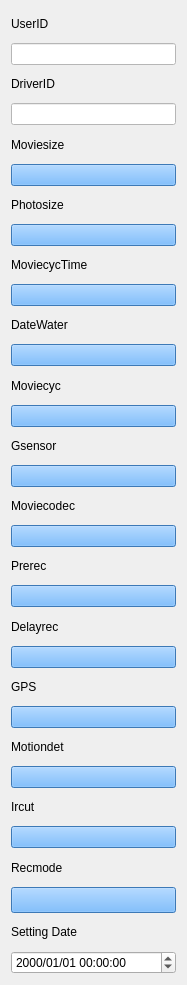
   <widget class="QWidget" name="scrollAreaWidgetContents">
    <property name="geometry">
     <rect>
      <x>0</x>
      <y>0</y>
      <width>177</width>
      <height>985</height>
     </rect>
    </property>
    <property name="styleSheet">
     <string notr="true"/>
    </property>
    <layout class="QVBoxLayout" name="verticalLayout">
     <item>
      <widget class="QLabel" name="label_18">
       <property name="text">
        <string>UserID</string>
       </property>
      </widget>
     </item>
     <item>
      <widget class="QLineEdit" name="lineEdit_UserId">
       <property name="sizePolicy">
        <sizepolicy hsizetype="Preferred" vsizetype="Fixed">
         <horstretch>0</horstretch>
         <verstretch>0</verstretch>
        </sizepolicy>
       </property>
       <property name="styleSheet">
        <string notr="true">QLineEdit{
background-color: #FFFFFF;
}
QLineEdit:disabled{
background-color: #CCCCCC;
color: #787878;
}</string>
       </property>
      </widget>
     </item>
     <item>
      <widget class="QLabel" name="label_19">
       <property name="text">
        <string>DriverID</string>
       </property>
      </widget>
     </item>
     <item>
      <widget class="QLineEdit" name="lineEdit_DriverId">
       <property name="sizePolicy">
        <sizepolicy hsizetype="Preferred" vsizetype="Fixed">
         <horstretch>0</horstretch>
         <verstretch>0</verstretch>
        </sizepolicy>
       </property>
       <property name="styleSheet">
        <string notr="true">QLineEdit{
background-color: #FFFFFF;
}
QLineEdit:disabled{
background-color: #CCCCCC;
color: #787878;
}</string>
       </property>
      </widget>
     </item>
     <item>
      <widget class="QLabel" name="label_3">
       <property name="text">
        <string>Moviesize</string>
       </property>
      </widget>
     </item>
     <item>
      <widget class="QComboBox" name="comboBox_Moviesize">
       <property name="sizePolicy">
        <sizepolicy hsizetype="Preferred" vsizetype="Fixed">
         <horstretch>0</horstretch>
         <verstretch>0</verstretch>
        </sizepolicy>
       </property>
       <property name="styleSheet">
        <string notr="true">QComboBox QAbstractItemView{
background:#FFFFFF;
}
QComboBox {
    color: rgb(255, 255, 255);
    background: rgb(85, 170, 255);
	font:12px;
}
QComboBox:disabled{
background-color: #CCCCCC;
color: #787878;
}
QComboBox::drop-down {
    subcontrol-origin: padding;   /* 子控件在父元素中的原点矩形。如果未指定此属性，则默认为padding。 */
    subcontrol-position: top right;   /* 下拉框的位置（右上） */
    width: 20px;   /* 下拉框的宽度 */

    border-left-style: solid;   /* 下拉框的左边界线为实线 */
    border-top-right-radius: 3px;   /* 下拉框的右上边界线的圆角半径（应和整个QComboBox右上边界线的圆角半径一致） */
    border-bottom-right-radius: 3px;   /* 同上 */
}
QComboBox::down-arrow { 
    width: 20px;
	image: url(:/image/down-arrow.png);
} 
QComboBox::down-arrow:on { 
	image: url(:/image/down-arrow.png);
 }</string>
       </property>
       <property name="currentIndex">
        <number>-1</number>
       </property>
       <item>
        <property name="text">
         <string>MovieSize1440p</string>
        </property>
       </item>
       <item>
        <property name="text">
         <string>MovieSize1296p</string>
        </property>
       </item>
       <item>
        <property name="text">
         <string>MovieSize1080p60</string>
        </property>
       </item>
       <item>
        <property name="text">
         <string>MovieSize1080p30</string>
        </property>
       </item>
       <item>
        <property name="text">
         <string>MovieSize720p60</string>
        </property>
       </item>
       <item>
        <property name="text">
         <string>MovieSize720p30</string>
        </property>
       </item>
       <item>
        <property name="text">
         <string>MovieSizewvga</string>
        </property>
       </item>
       <item>
        <property name="text">
         <string>MovieSizevga</string>
        </property>
       </item>
      </widget>
     </item>
     <item>
      <widget class="QLabel" name="label_4">
       <property name="text">
        <string>Photosize</string>
       </property>
      </widget>
     </item>
     <item>
      <widget class="QComboBox" name="comboBox_Photosize">
       <property name="sizePolicy">
        <sizepolicy hsizetype="Preferred" vsizetype="Fixed">
         <horstretch>0</horstretch>
         <verstretch>0</verstretch>
        </sizepolicy>
       </property>
       <property name="styleSheet">
        <string notr="true">QComboBox QAbstractItemView{
background:#FFFFFF;
}
QComboBox {
    color: rgb(255, 255, 255);
    background: rgb(85, 170, 255);
	font:12px;
}
QComboBox:disabled{
background-color: #CCCCCC;
color: #787878;
}
QComboBox::drop-down {
    subcontrol-origin: padding;   /* 子控件在父元素中的原点矩形。如果未指定此属性，则默认为padding。 */
    subcontrol-position: top right;   /* 下拉框的位置（右上） */
    width: 20px;   /* 下拉框的宽度 */

    border-left-style: solid;   /* 下拉框的左边界线为实线 */
    border-top-right-radius: 3px;   /* 下拉框的右上边界线的圆角半径（应和整个QComboBox右上边界线的圆角半径一致） */
    border-bottom-right-radius: 3px;   /* 同上 */
}
QComboBox::down-arrow { 
    width: 20px;
	image: url(:/image/down-arrow.png);
} 
QComboBox::down-arrow:on { 
	image: url(:/image/down-arrow.png);
 }</string>
       </property>
       <property name="currentIndex">
        <number>-1</number>
       </property>
       <item>
        <property name="text">
         <string>photoSize32M</string>
        </property>
       </item>
       <item>
        <property name="text">
         <string>photoSize12M</string>
        </property>
       </item>
       <item>
        <property name="text">
         <string>photoSize10M</string>
        </property>
       </item>
       <item>
        <property name="text">
         <string>photoSize8M</string>
        </property>
       </item>
       <item>
        <property name="text">
         <string>photoSize5M</string>
        </property>
       </item>
       <item>
        <property name="text">
         <string>photoSize3M</string>
        </property>
       </item>
       <item>
        <property name="text">
         <string>photoSize2M</string>
        </property>
       </item>
       <item>
        <property name="text">
         <string>photoSizeVGA</string>
        </property>
       </item>
      </widget>
     </item>
     <item>
      <widget class="QLabel" name="label_5">
       <property name="text">
        <string>MoviecycTime</string>
       </property>
      </widget>
     </item>
     <item>
      <widget class="QComboBox" name="comboBox_MoviecycTime">
       <property name="sizePolicy">
        <sizepolicy hsizetype="Preferred" vsizetype="Fixed">
         <horstretch>0</horstretch>
         <verstretch>0</verstretch>
        </sizepolicy>
       </property>
       <property name="styleSheet">
        <string notr="true">QComboBox QAbstractItemView{
background:#FFFFFF;
}
QComboBox {
    color: rgb(255, 255, 255);
    background: rgb(85, 170, 255);
	font:12px;
}
QComboBox:disabled{
background-color: #CCCCCC;
color: #787878;
}
QComboBox::drop-down {
    subcontrol-origin: padding;   /* 子控件在父元素中的原点矩形。如果未指定此属性，则默认为padding。 */
    subcontrol-position: top right;   /* 下拉框的位置（右上） */
    width: 20px;   /* 下拉框的宽度 */

    border-left-style: solid;   /* 下拉框的左边界线为实线 */
    border-top-right-radius: 3px;   /* 下拉框的右上边界线的圆角半径（应和整个QComboBox右上边界线的圆角半径一致） */
    border-bottom-right-radius: 3px;   /* 同上 */
}
QComboBox::down-arrow { 
    width: 20px;
	image: url(:/image/down-arrow.png);
} 
QComboBox::down-arrow:on { 
	image: url(:/image/down-arrow.png);
 }</string>
       </property>
       <property name="currentIndex">
        <number>-1</number>
       </property>
       <item>
        <property name="text">
         <string>Moviecyc5min</string>
        </property>
       </item>
       <item>
        <property name="text">
         <string>Moviecyc10min</string>
        </property>
       </item>
       <item>
        <property name="text">
         <string>Moviecyc15min</string>
        </property>
       </item>
       <item>
        <property name="text">
         <string>Moviecyc20min</string>
        </property>
       </item>
       <item>
        <property name="text">
         <string>Moviecyc25min</string>
        </property>
       </item>
       <item>
        <property name="text">
         <string>Moviecyc30min</string>
        </property>
       </item>
      </widget>
     </item>
     <item>
      <widget class="QLabel" name="label_7">
       <property name="text">
        <string>DateWater</string>
       </property>
      </widget>
     </item>
     <item>
      <widget class="QComboBox" name="comboBox_DateWater">
       <property name="sizePolicy">
        <sizepolicy hsizetype="Preferred" vsizetype="Fixed">
         <horstretch>0</horstretch>
         <verstretch>0</verstretch>
        </sizepolicy>
       </property>
       <property name="styleSheet">
        <string notr="true">QComboBox QAbstractItemView{
background:#FFFFFF;
}
QComboBox {
    color: rgb(255, 255, 255);
    background: rgb(85, 170, 255);
	font:12px;
}
QComboBox:disabled{
background-color: #CCCCCC;
color: #787878;
}
QComboBox::drop-down {
    subcontrol-origin: padding;   /* 子控件在父元素中的原点矩形。如果未指定此属性，则默认为padding。 */
    subcontrol-position: top right;   /* 下拉框的位置（右上） */
    width: 20px;   /* 下拉框的宽度 */

    border-left-style: solid;   /* 下拉框的左边界线为实线 */
    border-top-right-radius: 3px;   /* 下拉框的右上边界线的圆角半径（应和整个QComboBox右上边界线的圆角半径一致） */
    border-bottom-right-radius: 3px;   /* 同上 */
}
QComboBox::down-arrow { 
    width: 20px;
	image: url(:/image/down-arrow.png);
} 
QComboBox::down-arrow:on { 
	image: url(:/image/down-arrow.png);
 }</string>
       </property>
       <property name="currentIndex">
        <number>-1</number>
       </property>
       <item>
        <property name="text">
         <string>DateWater#on</string>
        </property>
       </item>
       <item>
        <property name="text">
         <string>DateWater#off</string>
        </property>
       </item>
      </widget>
     </item>
     <item>
      <widget class="QLabel" name="label_6">
       <property name="text">
        <string>Moviecyc</string>
       </property>
      </widget>
     </item>
     <item>
      <widget class="QComboBox" name="comboBox_Moviecyc">
       <property name="sizePolicy">
        <sizepolicy hsizetype="Preferred" vsizetype="Fixed">
         <horstretch>0</horstretch>
         <verstretch>0</verstretch>
        </sizepolicy>
       </property>
       <property name="styleSheet">
        <string notr="true">QComboBox QAbstractItemView{
background:#FFFFFF;
}
QComboBox {
    color: rgb(255, 255, 255);
    background: rgb(85, 170, 255);
	font:12px;
}
QComboBox:disabled{
background-color: #CCCCCC;
color: #787878;
}
QComboBox::drop-down {
    subcontrol-origin: padding;   /* 子控件在父元素中的原点矩形。如果未指定此属性，则默认为padding。 */
    subcontrol-position: top right;   /* 下拉框的位置（右上） */
    width: 20px;   /* 下拉框的宽度 */

    border-left-style: solid;   /* 下拉框的左边界线为实线 */
    border-top-right-radius: 3px;   /* 下拉框的右上边界线的圆角半径（应和整个QComboBox右上边界线的圆角半径一致） */
    border-bottom-right-radius: 3px;   /* 同上 */
}
QComboBox::down-arrow { 
    width: 20px;
	image: url(:/image/down-arrow.png);
} 
QComboBox::down-arrow:on { 
	image: url(:/image/down-arrow.png);
 }</string>
       </property>
       <property name="currentIndex">
        <number>-1</number>
       </property>
       <item>
        <property name="text">
         <string>Moviecyc#on</string>
        </property>
       </item>
       <item>
        <property name="text">
         <string>Moviecyc#off</string>
        </property>
       </item>
      </widget>
     </item>
     <item>
      <widget class="QLabel" name="label_8">
       <property name="text">
        <string>Gsensor</string>
       </property>
      </widget>
     </item>
     <item>
      <widget class="QComboBox" name="comboBox_Gsensor">
       <property name="sizePolicy">
        <sizepolicy hsizetype="Preferred" vsizetype="Fixed">
         <horstretch>0</horstretch>
         <verstretch>0</verstretch>
        </sizepolicy>
       </property>
       <property name="styleSheet">
        <string notr="true">QComboBox QAbstractItemView{
background:#FFFFFF;
}
QComboBox {
    color: rgb(255, 255, 255);
    background: rgb(85, 170, 255);
	font:12px;
}
QComboBox:disabled{
background-color: #CCCCCC;
color: #787878;
}
QComboBox::drop-down {
    subcontrol-origin: padding;   /* 子控件在父元素中的原点矩形。如果未指定此属性，则默认为padding。 */
    subcontrol-position: top right;   /* 下拉框的位置（右上） */
    width: 20px;   /* 下拉框的宽度 */

    border-left-style: solid;   /* 下拉框的左边界线为实线 */
    border-top-right-radius: 3px;   /* 下拉框的右上边界线的圆角半径（应和整个QComboBox右上边界线的圆角半径一致） */
    border-bottom-right-radius: 3px;   /* 同上 */
}
QComboBox::down-arrow { 
    width: 20px;
	image: url(:/image/down-arrow.png);
} 
QComboBox::down-arrow:on { 
	image: url(:/image/down-arrow.png);
 }</string>
       </property>
       <property name="currentIndex">
        <number>-1</number>
       </property>
       <item>
        <property name="text">
         <string>Gsensor#off</string>
        </property>
       </item>
       <item>
        <property name="text">
         <string>Gsensor#low</string>
        </property>
       </item>
       <item>
        <property name="text">
         <string>Gsensor#med</string>
        </property>
       </item>
       <item>
        <property name="text">
         <string>Gsensor#high</string>
        </property>
       </item>
      </widget>
     </item>
     <item>
      <widget class="QLabel" name="label_9">
       <property name="text">
        <string>Moviecodec</string>
       </property>
      </widget>
     </item>
     <item>
      <widget class="QComboBox" name="comboBox_Moviecodec">
       <property name="sizePolicy">
        <sizepolicy hsizetype="Preferred" vsizetype="Fixed">
         <horstretch>0</horstretch>
         <verstretch>0</verstretch>
        </sizepolicy>
       </property>
       <property name="styleSheet">
        <string notr="true">QComboBox QAbstractItemView{
background:#FFFFFF;
}
QComboBox {
    color: rgb(255, 255, 255);
    background: rgb(85, 170, 255);
	font:12px;
}
QComboBox:disabled{
background-color: #CCCCCC;
color: #787878;
}
QComboBox::drop-down {
    subcontrol-origin: padding;   /* 子控件在父元素中的原点矩形。如果未指定此属性，则默认为padding。 */
    subcontrol-position: top right;   /* 下拉框的位置（右上） */
    width: 20px;   /* 下拉框的宽度 */

    border-left-style: solid;   /* 下拉框的左边界线为实线 */
    border-top-right-radius: 3px;   /* 下拉框的右上边界线的圆角半径（应和整个QComboBox右上边界线的圆角半径一致） */
    border-bottom-right-radius: 3px;   /* 同上 */
}
QComboBox::down-arrow { 
    width: 20px;
	image: url(:/image/down-arrow.png);
} 
QComboBox::down-arrow:on { 
	image: url(:/image/down-arrow.png);
 }</string>
       </property>
       <property name="currentIndex">
        <number>-1</number>
       </property>
       <item>
        <property name="text">
         <string>Moviecodec#h264</string>
        </property>
       </item>
       <item>
        <property name="text">
         <string>Moviecodec#h265</string>
        </property>
       </item>
      </widget>
     </item>
     <item>
      <widget class="QLabel" name="label_10">
       <property name="text">
        <string>Prerec</string>
       </property>
      </widget>
     </item>
     <item>
      <widget class="QComboBox" name="comboBox_Prerec">
       <property name="sizePolicy">
        <sizepolicy hsizetype="Preferred" vsizetype="Fixed">
         <horstretch>0</horstretch>
         <verstretch>0</verstretch>
        </sizepolicy>
       </property>
       <property name="styleSheet">
        <string notr="true">QComboBox QAbstractItemView{
background:#FFFFFF;
}
QComboBox {
    color: rgb(255, 255, 255);
    background: rgb(85, 170, 255);
	font:12px;
}
QComboBox:disabled{
background-color: #CCCCCC;
color: #787878;
}
QComboBox::drop-down {
    subcontrol-origin: padding;   /* 子控件在父元素中的原点矩形。如果未指定此属性，则默认为padding。 */
    subcontrol-position: top right;   /* 下拉框的位置（右上） */
    width: 20px;   /* 下拉框的宽度 */

    border-left-style: solid;   /* 下拉框的左边界线为实线 */
    border-top-right-radius: 3px;   /* 下拉框的右上边界线的圆角半径（应和整个QComboBox右上边界线的圆角半径一致） */
    border-bottom-right-radius: 3px;   /* 同上 */
}
QComboBox::down-arrow { 
    width: 20px;
	image: url(:/image/down-arrow.png);
} 
QComboBox::down-arrow:on { 
	image: url(:/image/down-arrow.png);
 }</string>
       </property>
       <property name="currentIndex">
        <number>-1</number>
       </property>
       <item>
        <property name="text">
         <string>Prerec#off</string>
        </property>
       </item>
       <item>
        <property name="text">
         <string>Prerec#on</string>
        </property>
       </item>
      </widget>
     </item>
     <item>
      <widget class="QLabel" name="label_11">
       <property name="text">
        <string>Delayrec</string>
       </property>
      </widget>
     </item>
     <item>
      <widget class="QComboBox" name="comboBox_Delayrec">
       <property name="sizePolicy">
        <sizepolicy hsizetype="Preferred" vsizetype="Fixed">
         <horstretch>0</horstretch>
         <verstretch>0</verstretch>
        </sizepolicy>
       </property>
       <property name="styleSheet">
        <string notr="true">QComboBox QAbstractItemView{
background:#FFFFFF;
}
QComboBox {
    color: rgb(255, 255, 255);
    background: rgb(85, 170, 255);
	font:12px;
}
QComboBox:disabled{
background-color: #CCCCCC;
color: #787878;
}
QComboBox::drop-down {
    subcontrol-origin: padding;   /* 子控件在父元素中的原点矩形。如果未指定此属性，则默认为padding。 */
    subcontrol-position: top right;   /* 下拉框的位置（右上） */
    width: 20px;   /* 下拉框的宽度 */

    border-left-style: solid;   /* 下拉框的左边界线为实线 */
    border-top-right-radius: 3px;   /* 下拉框的右上边界线的圆角半径（应和整个QComboBox右上边界线的圆角半径一致） */
    border-bottom-right-radius: 3px;   /* 同上 */
}
QComboBox::down-arrow { 
    width: 20px;
	image: url(:/image/down-arrow.png);
} 
QComboBox::down-arrow:on { 
	image: url(:/image/down-arrow.png);
 }</string>
       </property>
       <property name="currentIndex">
        <number>-1</number>
       </property>
       <item>
        <property name="text">
         <string>Delayrec#off</string>
        </property>
       </item>
       <item>
        <property name="text">
         <string>Delayrec#30sec</string>
        </property>
       </item>
       <item>
        <property name="text">
         <string>Delayrec#1min</string>
        </property>
       </item>
       <item>
        <property name="text">
         <string>Delayrec#5min</string>
        </property>
       </item>
      </widget>
     </item>
     <item>
      <widget class="QLabel" name="label_12">
       <property name="text">
        <string>GPS</string>
       </property>
      </widget>
     </item>
     <item>
      <widget class="QComboBox" name="comboBox_GPS">
       <property name="sizePolicy">
        <sizepolicy hsizetype="Preferred" vsizetype="Fixed">
         <horstretch>0</horstretch>
         <verstretch>0</verstretch>
        </sizepolicy>
       </property>
       <property name="styleSheet">
        <string notr="true">QComboBox QAbstractItemView{
background:#FFFFFF;
}
QComboBox {
    color: rgb(255, 255, 255);
    background: rgb(85, 170, 255);
	font:12px;
}
QComboBox:disabled{
background-color: #CCCCCC;
color: #787878;
}
QComboBox::drop-down {
    subcontrol-origin: padding;   /* 子控件在父元素中的原点矩形。如果未指定此属性，则默认为padding。 */
    subcontrol-position: top right;   /* 下拉框的位置（右上） */
    width: 20px;   /* 下拉框的宽度 */

    border-left-style: solid;   /* 下拉框的左边界线为实线 */
    border-top-right-radius: 3px;   /* 下拉框的右上边界线的圆角半径（应和整个QComboBox右上边界线的圆角半径一致） */
    border-bottom-right-radius: 3px;   /* 同上 */
}
QComboBox::down-arrow { 
    width: 20px;
	image: url(:/image/down-arrow.png);
} 
QComboBox::down-arrow:on { 
	image: url(:/image/down-arrow.png);
 }</string>
       </property>
       <property name="currentIndex">
        <number>-1</number>
       </property>
       <item>
        <property name="text">
         <string>GPS#off</string>
        </property>
       </item>
       <item>
        <property name="text">
         <string>GPS#on</string>
        </property>
       </item>
      </widget>
     </item>
     <item>
      <widget class="QLabel" name="label_13">
       <property name="text">
        <string>Motiondet</string>
       </property>
      </widget>
     </item>
     <item>
      <widget class="QComboBox" name="comboBox_Motiondet">
       <property name="sizePolicy">
        <sizepolicy hsizetype="Preferred" vsizetype="Fixed">
         <horstretch>0</horstretch>
         <verstretch>0</verstretch>
        </sizepolicy>
       </property>
       <property name="styleSheet">
        <string notr="true">QComboBox QAbstractItemView{
background:#FFFFFF;
}
QComboBox {
    color: rgb(255, 255, 255);
    background: rgb(85, 170, 255);
	font:12px;
}
QComboBox:disabled{
background-color: #CCCCCC;
color: #787878;
}
QComboBox::drop-down {
    subcontrol-origin: padding;   /* 子控件在父元素中的原点矩形。如果未指定此属性，则默认为padding。 */
    subcontrol-position: top right;   /* 下拉框的位置（右上） */
    width: 20px;   /* 下拉框的宽度 */

    border-left-style: solid;   /* 下拉框的左边界线为实线 */
    border-top-right-radius: 3px;   /* 下拉框的右上边界线的圆角半径（应和整个QComboBox右上边界线的圆角半径一致） */
    border-bottom-right-radius: 3px;   /* 同上 */
}
QComboBox::down-arrow { 
    width: 20px;
	image: url(:/image/down-arrow.png);
} 
QComboBox::down-arrow:on { 
	image: url(:/image/down-arrow.png);
 }</string>
       </property>
       <property name="currentIndex">
        <number>-1</number>
       </property>
       <item>
        <property name="text">
         <string>Motiondet#off</string>
        </property>
       </item>
       <item>
        <property name="text">
         <string>Motiondet#on</string>
        </property>
       </item>
      </widget>
     </item>
     <item>
      <widget class="QLabel" name="label_14">
       <property name="text">
        <string>Ircut</string>
       </property>
      </widget>
     </item>
     <item>
      <widget class="QComboBox" name="comboBox_Ircut">
       <property name="sizePolicy">
        <sizepolicy hsizetype="Preferred" vsizetype="Fixed">
         <horstretch>0</horstretch>
         <verstretch>0</verstretch>
        </sizepolicy>
       </property>
       <property name="styleSheet">
        <string notr="true">QComboBox QAbstractItemView{
background:#FFFFFF;
}
QComboBox {
    color: rgb(255, 255, 255);
    background: rgb(85, 170, 255);
	font:12px;
}
QComboBox:disabled{
background-color: #CCCCCC;
color: #787878;
}
QComboBox::drop-down {
    subcontrol-origin: padding;   /* 子控件在父元素中的原点矩形。如果未指定此属性，则默认为padding。 */
    subcontrol-position: top right;   /* 下拉框的位置（右上） */
    width: 20px;   /* 下拉框的宽度 */

    border-left-style: solid;   /* 下拉框的左边界线为实线 */
    border-top-right-radius: 3px;   /* 下拉框的右上边界线的圆角半径（应和整个QComboBox右上边界线的圆角半径一致） */
    border-bottom-right-radius: 3px;   /* 同上 */
}
QComboBox::down-arrow { 
    width: 20px;
	image: url(:/image/down-arrow.png);
} 
QComboBox::down-arrow:on { 
	image: url(:/image/down-arrow.png);
 }</string>
       </property>
       <property name="currentIndex">
        <number>-1</number>
       </property>
       <item>
        <property name="text">
         <string>Ircut#auto</string>
        </property>
       </item>
       <item>
        <property name="text">
         <string>Ircut#man</string>
        </property>
       </item>
      </widget>
     </item>
     <item>
      <widget class="QLabel" name="label_15">
       <property name="text">
        <string>Recmode</string>
       </property>
      </widget>
     </item>
     <item>
      <widget class="QComboBox" name="comboBox_Recmode">
       <property name="sizePolicy">
        <sizepolicy hsizetype="Maximum" vsizetype="Fixed">
         <horstretch>0</horstretch>
         <verstretch>0</verstretch>
        </sizepolicy>
       </property>
       <property name="maximumSize">
        <size>
         <width>165</width>
         <height>180</height>
        </size>
       </property>
       <property name="styleSheet">
        <string notr="true">QComboBox QAbstractItemView{
background:#FFFFFF;
}
QComboBox {
    color: rgb(255, 255, 255);
    background: rgb(85, 170, 255);
	font:12px;
}
QComboBox:disabled{
background-color: #CCCCCC;
color: #787878;
}
QComboBox::drop-down {
    subcontrol-origin: padding;   /* 子控件在父元素中的原点矩形。如果未指定此属性，则默认为padding。 */
    subcontrol-position: top right;   /* 下拉框的位置（右上） */
    width: 20px;   /* 下拉框的宽度 */

    border-left-style: solid;   /* 下拉框的左边界线为实线 */
    border-top-right-radius: 3px;   /* 下拉框的右上边界线的圆角半径（应和整个QComboBox右上边界线的圆角半径一致） */
    border-bottom-right-radius: 3px;   /* 同上 */
}
QComboBox::down-arrow { 
    width: 20px;
	image: url(:/image/down-arrow.png);
} 
QComboBox::down-arrow:on { 
	image: url(:/image/down-arrow.png);
 }</string>
       </property>
       <property name="currentIndex">
        <number>-1</number>
       </property>
       <item>
        <property name="text">
         <string>Recmode#ConnectPC</string>
        </property>
       </item>
       <item>
        <property name="text">
         <string>Recmode#Normal</string>
        </property>
       </item>
       <item>
        <property name="text">
         <string>Recmode#PwronRecDisableRecKey</string>
        </property>
       </item>
       <item>
        <property name="text">
         <string>Recmode#PwronRec</string>
        </property>
       </item>
      </widget>
     </item>
     <item>
      <widget class="QLabel" name="label_16">
       <property name="text">
        <string>Setting Date</string>
       </property>
      </widget>
     </item>
     <item>
      <widget class="QDateTimeEdit" name="dateTimeEdit">
       <property name="sizePolicy">
        <sizepolicy hsizetype="Preferred" vsizetype="Fixed">
         <horstretch>0</horstretch>
         <verstretch>0</verstretch>
        </sizepolicy>
       </property>
       <property name="currentSection">
        <enum>QDateTimeEdit::YearSection</enum>
       </property>
       <property name="displayFormat">
        <string>yyyy/MM/dd HH:mm:ss</string>
       </property>
      </widget>
     </item>
    </layout>
   </widget>
